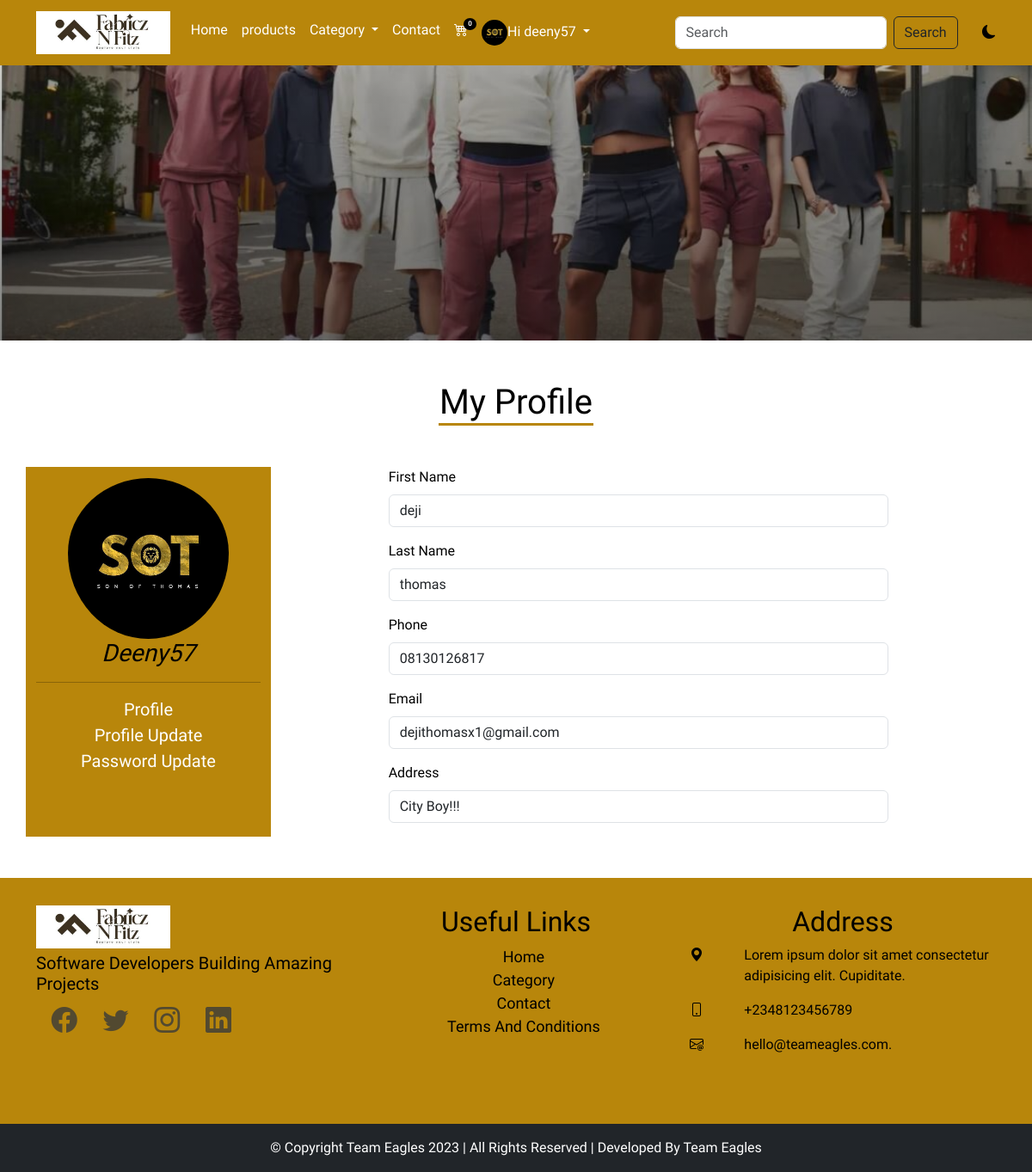
Screenshot of /profile (signed in) with the database file from the repository.
### main/models.py (models this page shows, shortened)
class AppInfo(models.Model):
    appname = models.CharField(max_length=50)
    logo = models.ImageField(upload_to='logo')
    banner = models.ImageField(upload_to='banner')
    carousel1 = models.ImageField(upload_to='carousel')
    carousel2 = models.ImageField(upload_to='carousel')
    carousel3 = models.ImageField(upload_to='carousel')

class Customer(models.Model):
    user = models.OneToOneField(User, on_delete=models.CASCADE)
    first_name = models.CharField(max_length=100)
    last_name = models.CharField(max_length=100)
    phone = models.CharField(max_length=20)
    address = models.CharField(max_length=100)
    email = models.EmailField(max_length=104)
    pix = models.ImageField(upload_to='profilepix')
    joined = models.DateTimeField(auto_now_add=True)

### main/views.py (the view)
# urls.py: path('profile', views.profile, name='profile'),
@login_required(login_url='signin')
def profile(request):
    userprof = Customer.objects.get(user__username = request.user.username)
    context = {
        'userprof':userprof
    }
    return render(request, 'profile.html', context)

### main/context_processor.py (called while the page is built)
def feature(request):
    info = AppInfo.objects.get(pk=1)
    categ = Category.objects.all()
    context = {
        'info':info,
        'categ':categ
    }
    return context

def cartcount(request):
    cart = Cart.objects.filter(user__username = request.user.username, paid=False)
    itemcount = 0
    for item in cart:
        itemcount += item.quantity
    context = {
        'itemcount':itemcount
    }
    return context

### main/templates/profile.html (shortened to what this page needs)
{% extends 'base.html' %}
{% block header %} {% include 'header.html' %} {% endblock header %}
{% block banner %} {% include 'banner.html' %} {% endblock banner %}
{% block content %}
<div class="container mt-5 mb-5">
    <h1 class="text-center text-capitalize mb-5 title">my profile</h1>
    <div class="row ">
        <div class="col-12 col-md-3 pavat">
            <img src="{{userprof.pix.url}}" style="height: 200px;" alt="">
            <h3 class="text-capitalize">{{userprof.user}}</h3>
            <hr>
            <ul class="list-unstyled">
                <li><a href="{% url 'profile' %}">profile</a></li>
                <li><a href="{% url 'profile_update' %}">profile update</a></li>
                <li><a href="{% url 'password_update' %}">password update</a></li>
            </ul>
        </div>
        <div class="col-12 col-md-9 pform">
            <form action="">
                <div class="mb-3">
                    <label for="exampleFormControlInput1" class="form-label">first name</label>
                    <input type="text" value="{{userprof.first_name}}" class="form-control" id="exampleFormControlInput1">
                </div>
                <div class="mb-3">
                    <label for="exampleFormControlInput1" class="form-label">last name</label>
                    <input type="email" value="{{userprof.last_name}}" class="form-control" id="exampleFormControlInput1">
                </div>
                <div class="mb-3">
                    <label for="exampleFormControlInput1" class="form-label">phone</label>
                    <input type="email" value="{{userprof.phone}}" class="form-control" id="exampleFormControlInput1">
                </div>
                <div class="mb-3">
                    <label for="exampleFormControlInput1" class="form-label">email</label>
                    <input type="email" value="{{userprof.email}}" class="form-control" id="exampleFormControlInput1" placeholder="name@example.com">
                </div>
                <div class="mb-3">
                    <label for="exampleFormControlInput1" class="form-label">address</label>
                    <input type="email" value="{{userprof.address}}" class="form-control" id="exampleFormControlInput1">
                </div>
            </form>
        </div>
    </div>
</div>
{% endblock content %}
{% block footer %} {% include 'footer.html' %} {% endblock footer %}

### main/templates/header.html (shortened to what this page needs)
<nav class="navbar navbar-expand-lg sticky-top">
    <div class="container">
        <a class="navbar-brand" href="#"><img src="{{info.logo.url}}" alt="" style="height: 50px;"></a>
        <div class="collapse navbar-collapse" id="navbarSupportedContent">
            <ul class="navbar-nav me-auto mb-2 mb-lg-0">
                {% if user.is_authenticated %}
                <li class="nav-item">
                    <a class="nav-link" aria-current="page" href="{% url 'homepage' %}">Home</a>
                </li>
                <li class="nav-item">
                    <a class="nav-link" href="{% url 'product' %}">products</a>
                </li>
                <li class="nav-item dropdown">
                    <a class="nav-link dropdown-toggle" href="#" role="button" data-bs-toggle="dropdown" aria-expanded="false">
                        Category
                    </a>
                </li>
                <li class="nav-item">
                    <a class="nav-link" href="{% url 'contact' %}">Contact</a>
                </li>
                <li class="nav-item">
                    <a class="nav-link" href="{% url 'cart' %}">
                        <div class="wrapper">
                            <i class="bi bi-cart4"></i>
                            <span class="badge">{{itemcount}}</span>
                        </div>
                    </a>
                </li>
                <li class="nav-item dropdown">
                    <a class="nav-link dropdown-toggle" href="#" role="button" data-bs-toggle="dropdown" aria-expanded="false">
                       {% if user.customer %}
                       <img src="{{user.customer.pix.url}}" style="height: 30px; " alt=""><span>Hi {{user.username}}</span>
                       {% endif %}
                    </a>
                </li>
                {% endif %}
            </ul>
            <form action="{% url 'search' %}" method="POST" class="d-flex" role="search">
                <input class="form-control me-2" name="item" type="search" placeholder="Search" aria-label="Search">
                <button type="submit" class="btn btn-outline-dark" type="submit">Search</button>
            </form>
            <div class="david">
                <i class="bi bi-moon-fill"></i>
            </div>
        </div>
    </div>
</nav>

### main/static/css/style.css (style rules this page uses)
* { padding: 0%; margin: 0%; box-sizing: border-box; }
.navbar { background-color: darkgoldenrod; }
.navbar-nav a { color: white; }
.wrapper { position: relative; }
.wrapper span { position: absolute; top: -2px; right: -10px; background-color: black; font-size: 8px; border-radius: 50%; }
.nav-item img { border-radius: 50%; }
.david { margin-left: 3%; cursor: pointer; }
body { background: var(--bg) !important; color: var(--text) !important; font-family: 'Alkatra', cursive !important; font-family: 'Lora', serif; }
.title::after { content: ''; display: block; width: 180px; height: 3px; background-color: darkgoldenrod; margin-left: auto; margin-right: auto; }
.pavat { background-color: darkgoldenrod; text-align: center; }
.pavat h3 { font-style: italic; }
.pavat img { padding-top: 5%; border-radius: 100%; }
.pavat li a { text-decoration: none; text-transform: capitalize; color: white; font-size: 20px; }
.pform form { width: 70%; margin-left: 15%; margin-right: 15%; }
.pform label { text-transform: capitalize; font-weight: 500; }

### rows the page displays
AppInfo: logo (picture)
Customer: pix (picture), user "Deeny57", first_name "deji", last_name "thomas", phone "08130126817", email "dejithomasx1@gmail.com", address "City Boy!!!"

### other values shown
{{ itemcount }} "0"
{{ user.username }} "deeny57"
